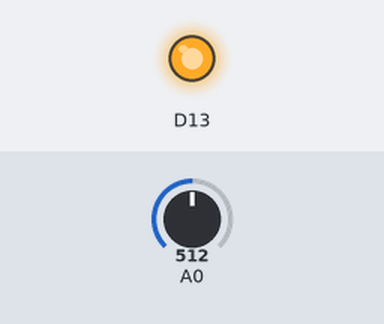
Simulated run of this sketch. Board: Arduino Zero (SAMD21). On the bench: output pins drawn as LEDs (lit = HIGH). Inputs (shaded band) come from the test bench; at power-on: A0 = 512.

Above: at 1.2 s.
1.3 s: A0 set to 0
At 2.1 s:
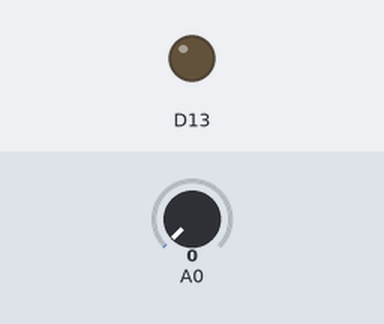
At 2.91 s:
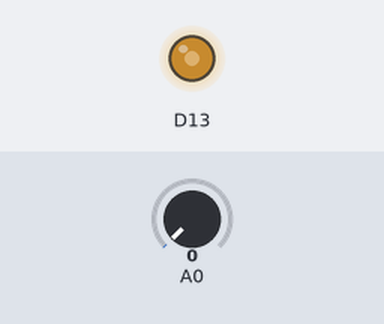
4.8 s: A0 set to 30
Timing chart, 0 to 15.0 s (numbered marks = the images above; inputs shaded):
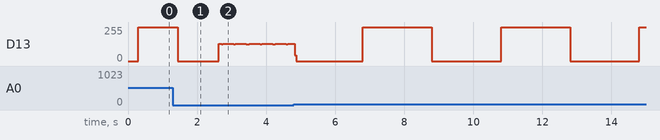

The sketch:

xiao-02.ino
```cpp
bool isLEDOn = false;
char time = 0;
int myOld =1000;
int myNew = 0;
int myPlusMinusAcceptable = 20;
int myDelay;
float myMath = 0.0;

void setup()
{
    SerialUSB.begin(115200);
    //while(!SerialUSB);

    pinMode(13, OUTPUT);

}

void loop()
{
     myMath = (300000000.0 / (myOld*myOld));
     myDelay = (int)myMath;
     myNew = analogRead(0);
     if (myNew > myOld - myPlusMinusAcceptable && myNew < myOld + myPlusMinusAcceptable){
       // Serial.print(".");
      // it didn't change
     }
      else {
       // Serial.println();
       // Serial.println("A0:"+String(myNew)+", delay: "+String(myMath)+ ", myOld: "+ String(myOld));
    }
    digitalWrite(13, isLEDOn);
    isLEDOn = !isLEDOn;
    if (myDelay > 2000 ){
      myDelay = 2000;
      }
    delay(myDelay);
    myOld = myNew;

}
```

Measured:
- by itself, D13: alternates 255/255 for 2.0 s and 0/255 for 2.0 s
